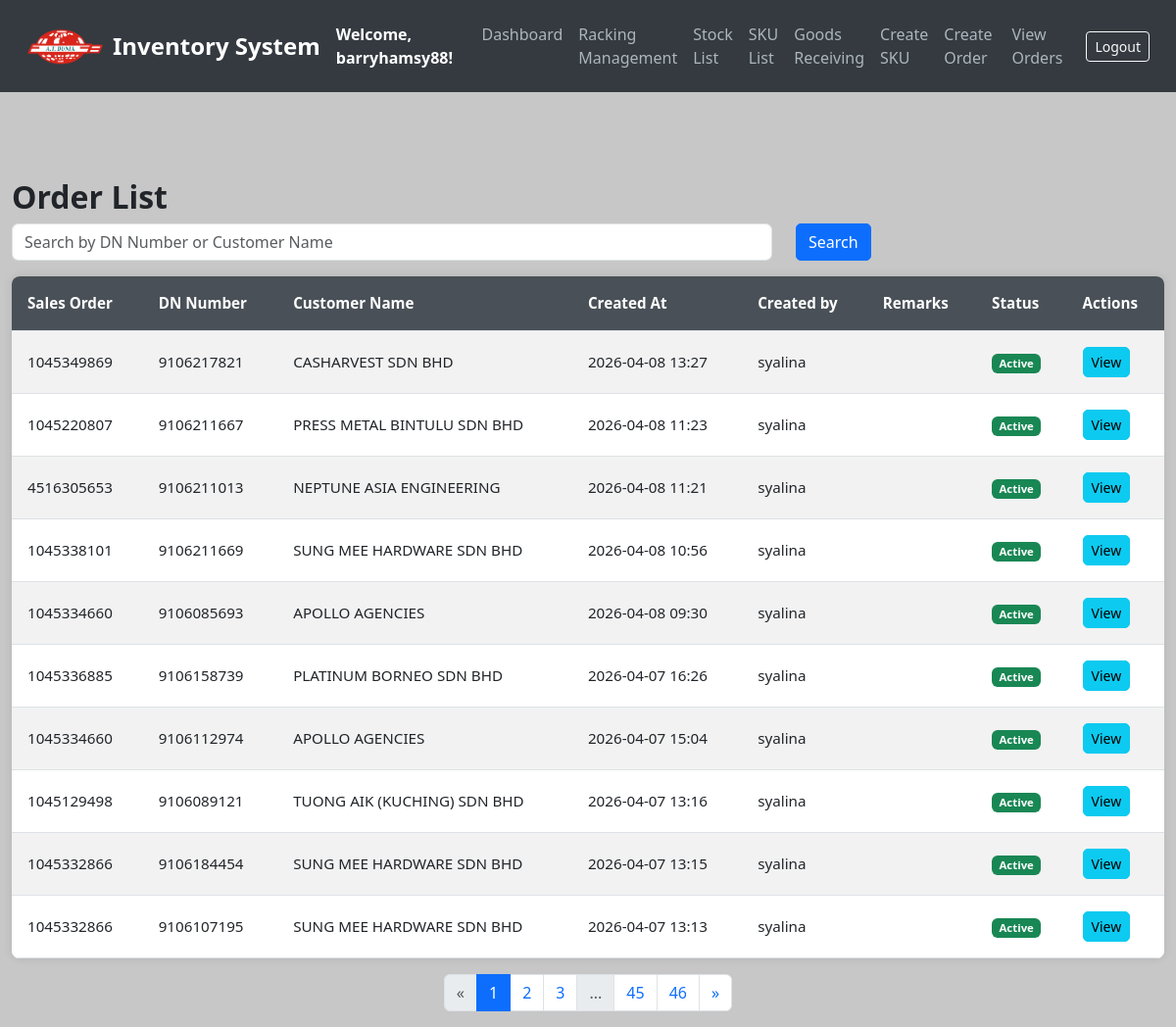
/orders (signed in), run on an earlier commit of the app's database.
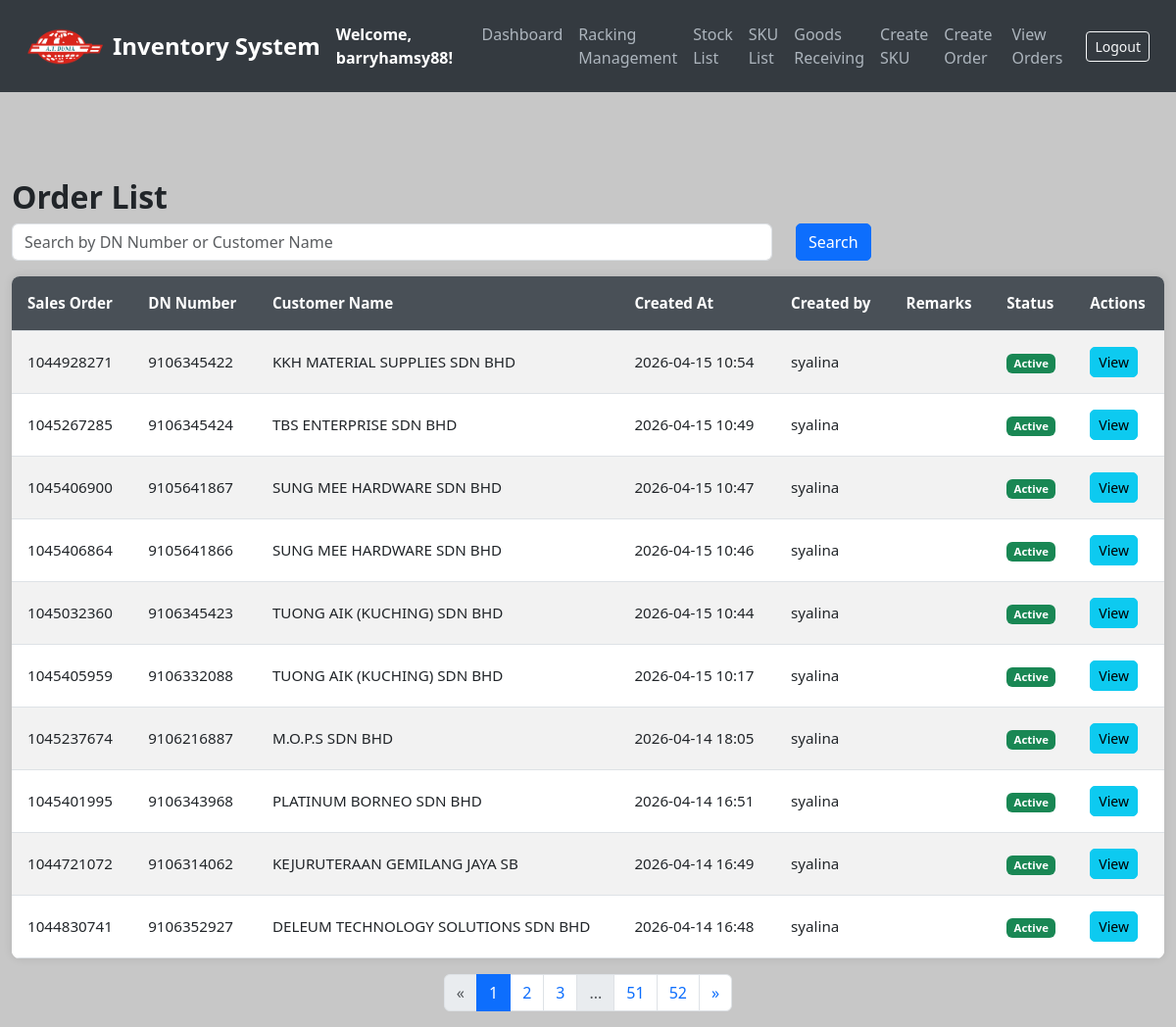
And on a later commit of the database.
### models.py (models this page shows, shortened)
class Order(db.Model):
    __tablename__ = 'orders'
    id = db.Column(db.Integer, primary_key=True)
    dn_number = db.Column(db.String(50), unique=True, nullable=False)  # Add DN number field
    created_at = db.Column(db.DateTime, default=get_local_time)
    customer_name = db.Column(db.String(100), nullable=False)
    address = db.Column(db.String(255), nullable=False)
    sales_order = db.Column(db.String(255), nullable=False)
    remarks = db.Column(db.String(255), nullable=True)
    status = db.Column(db.String(20), default='active')
    created_by = db.Column(db.String(255), nullable=True)
    last_updated_by = db.Column(db.String(255), nullable=True)  # Add this line
    items = db.relationship('OrderItem', backref='order', cascade='all, delete-orphan', lazy=True)

### app.py (the view)
@app.route('/orders')
@login_required
def list_orders():
    search = request.args.get('search', '')
    page = request.args.get('page', 1, type=int)
    query = Order.query.filter(
        Order.dn_number.like(f"%{search}%") |
        Order.customer_name.like(f"%{search}%") |
        Order.sales_order.like(f"%{search}%")  # ← ADDED THIS!
    ).order_by(Order.created_at.desc())  # Sort by most recent orders
    pagination = query.paginate(page=page, per_page=10, error_out=False)
    return render_template('list_orders.html', orders=pagination.items, pagination=pagination, search=search)

### app.py (called while the page is built)
@login_manager.user_loader
def load_user(user_id):
    return db.session.get(User, int(user_id))

### templates/list_orders.html (shortened to what the changed rows need)
<!DOCTYPE html>
<html lang="en">
<head>
    <link href="https://cdn.jsdelivr.net/npm/bootstrap@5.3.0/dist/css/bootstrap.min.css" rel="stylesheet">
</head>
<body>
<div class="container mt-5">
    <h2>Order List</h2>
    <table class="table table-striped">
        <thead>
            <tr>
                <th>Sales Order</th>
                <th>DN Number</th>
                <th>Customer Name</th>
                <th>Created At</th>
                <th>Created by</th>
                <th>Remarks</th>
                <th>Status</th>
                <th>Actions</th>
            </tr>
        </thead>
        <tbody>
            {% for order in orders %}
            <tr>
                <td>{{ order.sales_order }}</td>
                <td>{{ order.dn_number }}</td>
                <td>{{ order.customer_name }}</td>
                <td>{{ order.created_at.strftime('%Y-%m-%d %H:%M') }}</td>
                <td>{{ order.created_by }}</td>
                <td>{{ order.remarks }}</td>
<td>
    {% if order.status == 'cancelled' %}
        <span class="badge bg-danger">Cancelled</span>
    {% elif order.status == 'completed' %}
        <span class="badge bg-primary">Completed</span>
    {% else %}
        <span class="badge bg-success">Active</span>
    {% endif %}
</td>
                <td>
                    <a href="{{ url_for('view_order', order_id=order.id) }}" class="btn btn-info btn-sm">View</a>
                </td>
            </tr>
            {% endfor %}
        </tbody>
    </table>
    <div class="d-flex justify-content-center">
        <nav aria-label="Page navigation">
            <ul class="pagination">
                {% for page_num in pagination.iter_pages(left_edge=2, right_edge=2, left_current=2, right_current=2) %}
                {% if page_num %}
                    {% if page_num == pagination.page %}
                    <li class="page-item active"><span class="page-link">{{ page_num }}</span></li>
                    {% else %}
                    <li class="page-item"><a class="page-link" href="{{ url_for('list_orders', page=page_num, search=search) }}">{{ page_num }}</a></li>
                    {% endif %}
                {% else %}
                <li class="page-item disabled"><span class="page-link">...</span></li>
                {% endif %}
                {% endfor %}
            </ul>
        </nav>
    </div>
</div>
</body>
</html>

What changed in the data, as far as the page shows it:
no longer on this page (row unchanged): Order: sales_order "1045349869", dn_number "9106217821", customer_name "CASHARVEST SDN BHD", created_at "2026-04-08 13:27", created_by "syalina", status "Active"
no longer on this page (row unchanged): Order: sales_order "1045220807", dn_number "9106211667", customer_name "PRESS METAL BINTULU SDN BHD", created_at "2026-04-08 11:23", created_by "syalina", status "Active"
no longer on this page (row unchanged): Order: sales_order "4516305653", dn_number "9106211013", customer_name "NEPTUNE ASIA ENGINEERING", created_at "2026-04-08 11:21", created_by "syalina", status "Active"
no longer on this page (row unchanged): Order: sales_order "1045338101", dn_number "9106211669", customer_name "SUNG MEE HARDWARE SDN BHD", created_at "2026-04-08 10:56", created_by "syalina", status "Active"
no longer on this page (row unchanged): Order: sales_order "1045334660", dn_number "9106085693", customer_name "APOLLO AGENCIES", created_at "2026-04-08 09:30", created_by "syalina", status "Active"
no longer on this page (row unchanged): Order: sales_order "1045336885", dn_number "9106158739", customer_name "PLATINUM BORNEO SDN BHD", created_at "2026-04-07 16:26", created_by "syalina", status "Active"
no longer on this page (row unchanged): Order: sales_order "1045334660", dn_number "9106112974", customer_name "APOLLO AGENCIES", created_at "2026-04-07 15:04", created_by "syalina", status "Active"
no longer on this page (row unchanged): Order: sales_order "1045129498", dn_number "9106089121", customer_name "TUONG AIK (KUCHING) SDN BHD", created_at "2026-04-07 13:16", created_by "syalina", status "Active"
no longer on this page (row unchanged): Order: sales_order "1045332866", dn_number "9106184454", customer_name "SUNG MEE HARDWARE SDN BHD", created_at "2026-04-07 13:15", created_by "syalina", status "Active"
no longer on this page (row unchanged): Order: sales_order "1045332866", dn_number "9106107195", customer_name "SUNG MEE HARDWARE SDN BHD", created_at "2026-04-07 13:13", created_by "syalina", status "Active"
added Order: sales_order "1044928271", dn_number "9106345422", customer_name "KKH MATERIAL SUPPLIES SDN BHD", created_at "2026-04-15 10:54", created_by "syalina", status "Active"
added Order: sales_order "1045267285", dn_number "9106345424", customer_name "TBS ENTERPRISE SDN BHD", created_at "2026-04-15 10:49", created_by "syalina", status "Active"
added Order: sales_order "1045406900", dn_number "9105641867", customer_name "SUNG MEE HARDWARE SDN BHD", created_at "2026-04-15 10:47", created_by "syalina", status "Active"
added Order: sales_order "1045406864", dn_number "9105641866", customer_name "SUNG MEE HARDWARE SDN BHD", created_at "2026-04-15 10:46", created_by "syalina", status "Active"
added Order: sales_order "1045032360", dn_number "9106345423", customer_name "TUONG AIK (KUCHING) SDN BHD", created_at "2026-04-15 10:44", created_by "syalina", status "Active"
added Order: sales_order "1045405959", dn_number "9106332088", customer_name "TUONG AIK (KUCHING) SDN BHD", created_at "2026-04-15 10:17", created_by "syalina", status "Active"
added Order: sales_order "1045237674", dn_number "9106216887", customer_name "M.O.P.S SDN BHD", created_at "2026-04-14 18:05", created_by "syalina", status "Active"
added Order: sales_order "1045401995", dn_number "9106343968", customer_name "PLATINUM BORNEO SDN BHD", created_at "2026-04-14 16:51", created_by "syalina", status "Active"
added Order: sales_order "1044721072", dn_number "9106314062", customer_name "KEJURUTERAAN GEMILANG JAYA SB", created_at "2026-04-14 16:49", created_by "syalina", status "Active"
added Order: sales_order "1044830741", dn_number "9106352927", customer_name "DELEUM TECHNOLOGY SOLUTIONS SDN BHD", created_at "2026-04-14 16:48", created_by "syalina", status "Active"
Also different on the page:
new list line: "51"
new list line: "52"
list line gone: "45"
list line gone: "46"
